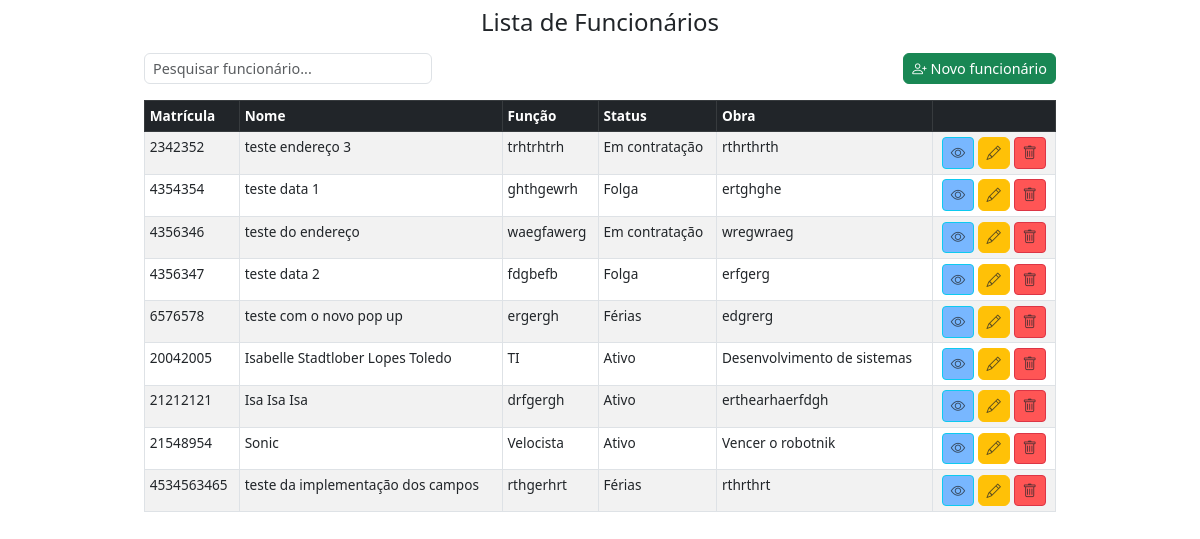
The page /listar/ on the database as committed earlier.
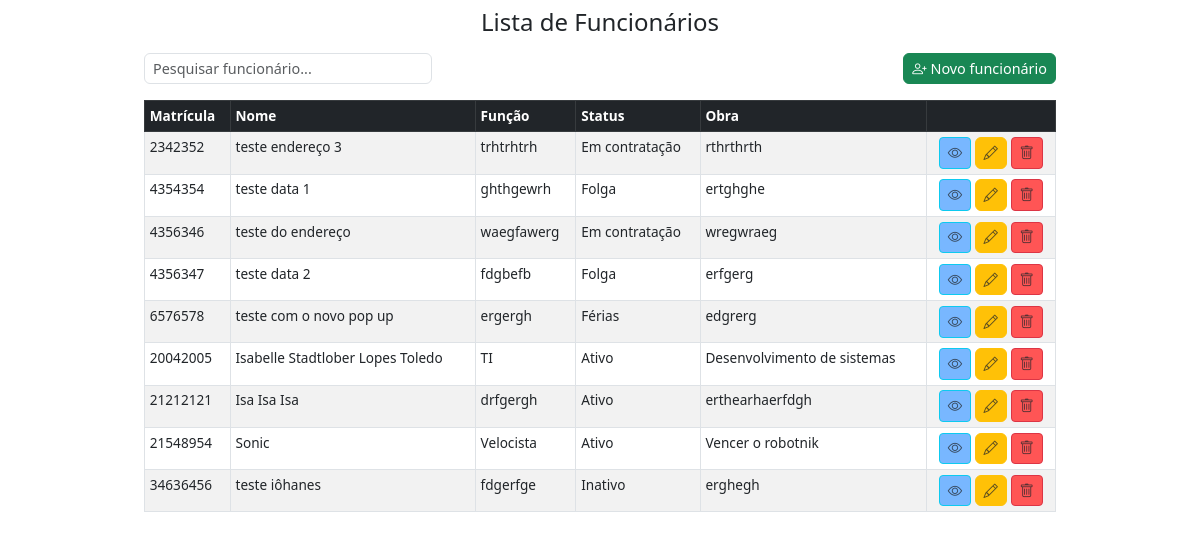
The same page on the database as committed later.
### core/models.py (models this page shows, shortened)
class Funcionario(models.Model):
    matricula = models.IntegerField(primary_key=True)
    nome = models.CharField(max_length=100, default='')
    funcao = models.CharField( max_length=100, verbose_name="Função", default='')
    nivel_funcao = models.IntegerField(choices=NIVEL_FUNCAO_CHOICES, default=1)
    status = models.CharField(max_length=2, choices=STATUS_CHOICES, default='A')
    obra = models.CharField(max_length=150, default='')
    foto = models.ImageField(upload_to='fotos_funcionarios/', blank=True, null=True)
    cpf = models.CharField(max_length=14, blank=True, null=True)
    data_admissao = models.DateField(null=True, blank=True)
    cep = models.CharField(max_length=9, blank=True, null=True)
    logradouro = models.CharField(max_length=255, blank=True, null=True)
    numero = models.CharField(max_length=10, blank=True, null=True)
    complemento = models.CharField(max_length=100, blank=True, null=True)
    bairro = models.CharField(max_length=100, blank=True, null=True)
    cidade = models.CharField(max_length=100, blank=True, null=True)
    uf = models.CharField(max_length=2, blank=True, null=True)

### core/views.py (the view)
class ListFuncionario(ListView):
    template_name = 'index.html'
    model = Funcionario
    context_object_name = 'funcionarios'
    def get_context_data(self, **kwargs):
        context = super().get_context_data(**kwargs)
        if 'form' not in context:
            context['form'] = FuncionarioForm()
        return context

### core/templates/index.html (shortened to what this page needs)
{% extends 'base.html' %}
{% block content %}
{% load static %}
<div class="container mt-3">
    <div class="container mt-3">
        <div class="row mb-3 align-items-center">
            <div class="col-md-4">
                <input id="searchInput" type="search" class="form-control" placeholder="Pesquisar funcionário...">
            </div>
            <div class="col-md-8 text-end">
                <button class="btn btn-success" data-bs-toggle="modal" data-bs-target="#funcionarioModal"
                    onclick="setCreateMode()"><i class="bi bi-person-plus"></i> Novo funcionário
                </button>
            </div>
        </div>
        <table class="table table-bordered table-striped">
            <thead class="table-dark">
                <tr>
                    <th scope="col">Matrícula</th>
                    <th scope="col">Nome</th>
                    <th scope="col">Função</th>
                    <th scope="col">Status</th>
                    <th scope="col">Obra</th>
                    <th></th>
                </tr>
            </thead>
            <tbody>
                {% for funcionario in funcionarios %}
                <tr>
                    <td>{{ funcionario.matricula }}</td>
                    <td>{{ funcionario.nome }}</td>
                    <td>{{ funcionario.funcao }}</td>
                    <td>{{ funcionario.get_status_display }}</td>
                    <td>{{ funcionario.obra }}</td>
                    <td class="text-center">
                        <button type="button" class="btn btn-sm btn-info text-white" style="background-color: #78b7ff;"
                            data-bs-toggle="modal" data-bs-target="#viewModal{{ funcionario.matricula }}">
                            <i class="bi bi-eye text-muted"></i>
                        </button>
                        <button class="btn btn-warning text-white" data-bs-toggle="modal"
                            data-bs-target="#funcionarioModal" data-matricula="{{ funcionario.matricula }}"
                            data-nome="{{ funcionario.nome }}" data-cpf="{{ funcionario.cpf }}"
                            data-funcao="{{ funcionario.funcao }}" data-nivel_funcao="{{ funcionario.nivel_funcao }}"
                            data-status="{{ funcionario.status }}" data-obra="{{ funcionario.obra }}"
                            data-data_admissao="{{ funcionario.data_admissao|date:'Y-m-d' }}"
                            data-cep="{{ funcionario.cep }}" data-logradouro="{{ funcionario.logradouro }}"
                            data-numero="{{ funcionario.numero }}" data-complemento="{{ funcionario.complemento }}"
                            data-bairro="{{ funcionario.bairro }}" data-cidade="{{ funcionario.cidade }}"
                            data-uf="{{ funcionario.uf }}" onclick="handleEditClick(this)">
                            <i class="bi bi-pencil text-muted"></i>
                        </button>
                        <button type="button" class="btn btn-sm btn-danger text-white"
                            style="background-color: #ff5555;" data-bs-toggle="modal"
                            data-bs-target="#deleteModal{{ funcionario.matricula }}">
                            <i class="bi bi-trash text-muted"></i>
                        </button>
                    </td>
                </tr>
                {% empty %}
                <tr>
                    <td colspan="5" class="text-center">Nenhum funcionário cadastrado.</td>
                </tr>
                {% endfor %}
            </tbody>
        </table>
    </div>
        {% endblock %}

### templates/base.html (shortened to what this page needs)
{% load static %}
<!DOCTYPE html>
<html lang="pt-br">
<head>
    <link href="https://cdn.jsdelivr.net/npm/bootstrap@5.3.0/dist/css/bootstrap.min.css" rel="stylesheet" />
    <link rel="stylesheet" href="https://cdn.jsdelivr.net/npm/bootstrap-icons@1.11.3/font/bootstrap-icons.min.css" />
</head>
<body>
    <div class="container mt-2">
        <h2 class="text-center">{% block header %}Lista de Funcionários{% endblock %}</h2>
    </div>
    {% block content %}{% endblock %}
</body>
</html>

### templates/base.html (style rules this page uses)
body { font-size: 0.9rem; }
h2 { font-size: 1.5rem; }
.form-control, .btn { padding: 0.25rem 0.5rem; font-size: 0.9rem; }
table th, table td { padding: 0.3rem !important; font-size: 0.85rem; }
.container { max-width: 960px; }

Rows that differ between the two databases and show on the page:
removed Funcionario: matricula "4534563465", nome "teste da implementação dos campos", funcao "rthgerhrt", status "Férias", obra "rthrthrt"
added Funcionario: matricula "34636456", nome "teste iôhanes", funcao "fdgerfge", status "Inativo", obra "erghegh"
